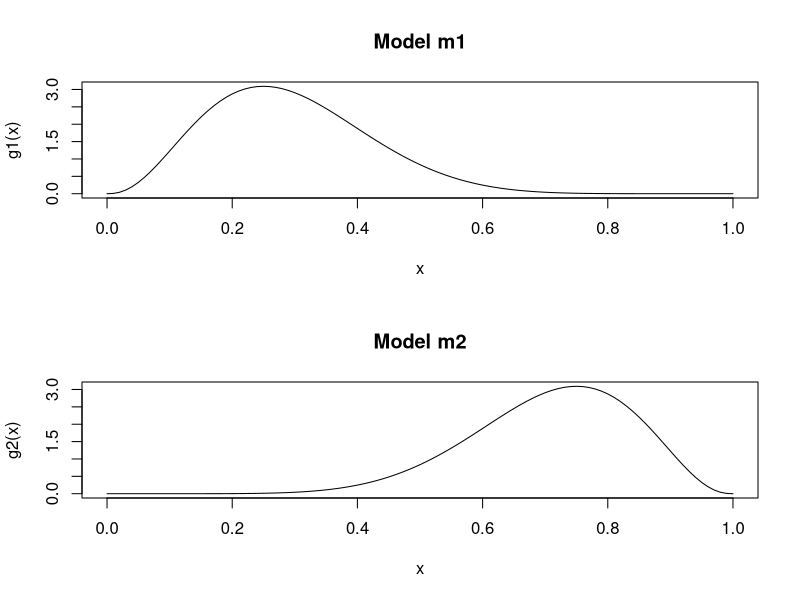
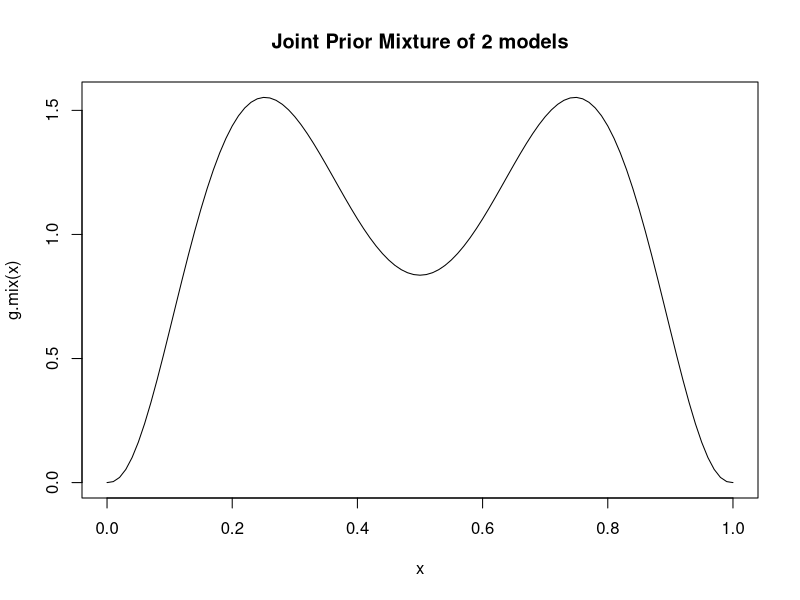
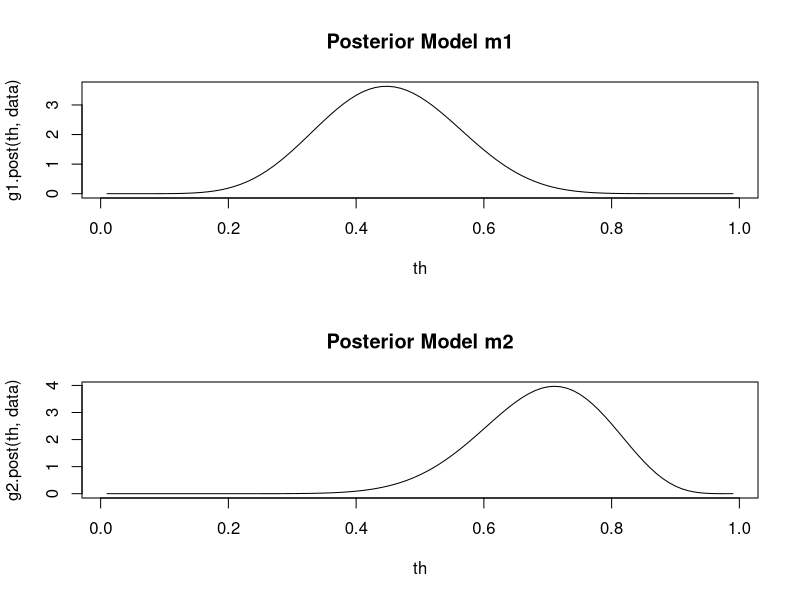
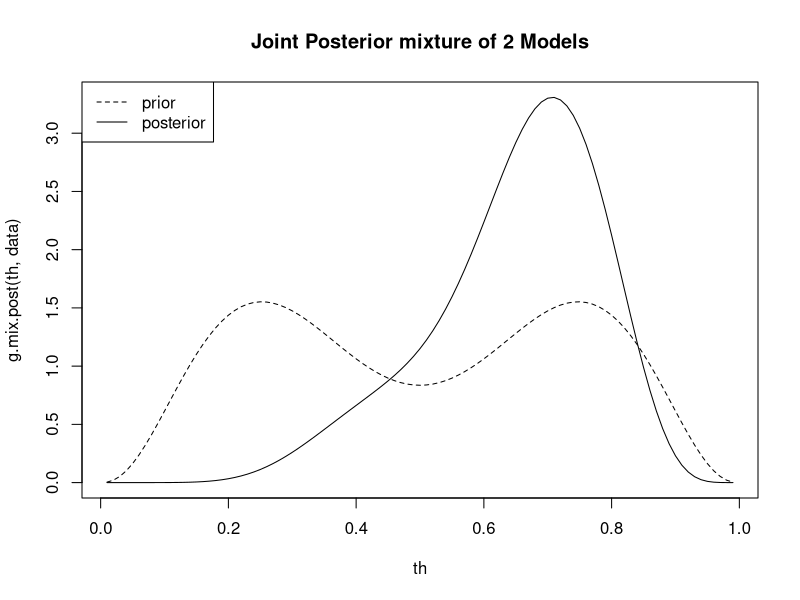
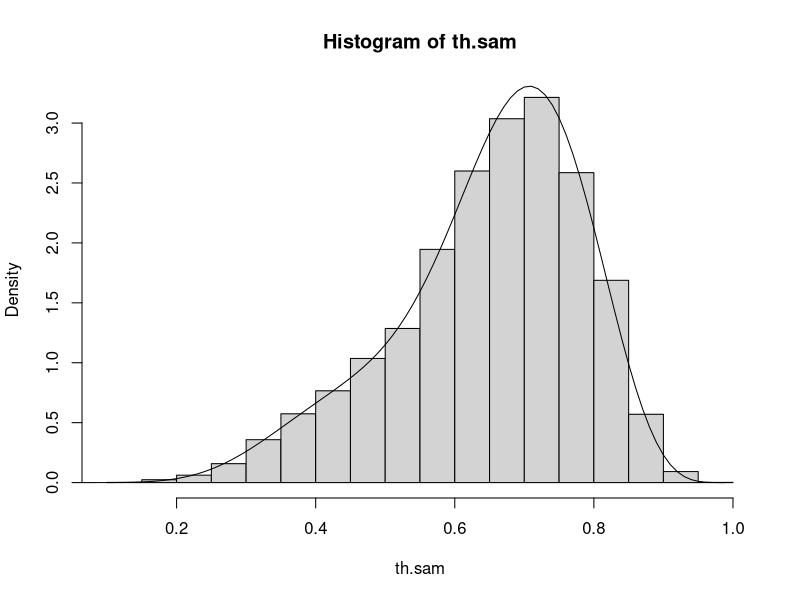

The R source for these figures, in order:
# File: betaMixtureCoinBias.R
# Auth: Umar Niazi,
# Date: 18/4/2017
# Desc:

### define two models that explain the data
## model m1
## it is a beta distribution with a weight on the left side
g1 = function(theta) dbeta(theta, 3.5, 8.5)

## model m2
## it is a beta distribution with a weight on the right side
g2 = function(theta) dbeta(theta, 8.5, 3.5)

## define an array that represents number of models in our parameter space
## each index has a prior weight/probability of being selected
## this can be thought of coming from a categorical distribution 
mix.prior = c(50, 50)
mix.prior = mix.prior/sum(mix.prior)

## define a joint prior space for these 2 models
## (mix.prior[1] AND g1) OR (mix.prior[2] AND g2)
g.mix = function(theta) mix.prior[1]*g1(theta) + mix.prior[2]*g2(theta)

## some plots to look at the shapes of the priors
p.old = par(mfrow=c(2,1))
curve(g1, 0, 1, main='Model m1')
curve(g2, 0, 1, main='Model m2')
par(p.old)
curve(g.mix, 0, 1, main='Joint Prior Mixture of 2 models')

## we flip a coin, perform a binary experiment 
## our prior beliefs are that the experiment tends to follow two extreme models
## we will either see more 1s or more 0s, depending on which model (m1 or m2) is 
## more representative of the data
data = c(success=6, fail=9-6)

## the posterior is proportional to Likelihood * Prior
## P(Data | Theta, Model) X P(Theta, Model)

## define the Likelihood function, both models share the same likelihood functional form
lik = function(data, theta) dbinom(data['success'], sum(data), theta)

## since this is a conjugate analysis, as prior is beta distributed and likelihood is binomial
## the posterior can be derived analytically 
## using a similar analogy as before when describing priors for each model
## we can define a posterior for each of the 2 models
g1.post = function(theta, data) dbeta(theta, 3.5+data['success'], 8.5+data['fail'])
g2.post = function(theta, data) dbeta(theta, 8.5+data['success'], 3.5+data['fail'])

## however in order to calculate a mixture probability, i.e. what is the probabilty
## each model m1 or m2 being selected from the categorical distribution after we 
## see the data i.e. posterior for m1 and m2
## integrate across the theta parameter for the selected model
## see page P-266-268 Equations 10.1 to 10.3, Doing Bayesian Data Analysis [REF]
## P(Data, Model[1]) = P(Data, Model[1])
## P(Model[1] | Data) X P(Data) = P(Data | Model[1]) X P(Model[1])
## P(Model[1] | Data) = P(Data | Model[1]) X P(Model[1]) / P(Data)
## where P(Data) can be expanded using summation across all models
## P(Data) = Sum for each Model P(Data, Model[i])
## P(Data) = Sum for each Model P(Data | Model[i]) X P(Model[i])

## we need to calculate a few things
## P(Data | Model[i])
## this is the prior predictive probability for the data given the selected model
## P(Data, Theta) = P(Data | Theta) X P(Theta)
## P(Data) = P(Data | Theta) X P(Theta) / P(Theta | Data)
## Prior predictive probability for Data = Likelihood X Prior / Posterior
## for model 1
data.prior.g1 = function(data, theta){
  ret = log(lik(data, theta)) + log(g1(theta)) - log(g1.post(theta, data))
  return(exp(ret))
}
## for model 2
data.prior.g2 = function(data, theta){
  ret = log(lik(data, theta)) + log(g2(theta)) - log(g2.post(theta, data))
  return(exp(ret))
}

## P(Data | Model) for each model should be the same for any value of theta
## you can use that as a sanity check
th = seq(0.01, 0.99, by=0.01)
data.g1 = mean(data.prior.g1(data, th))
data.g2 = mean(data.prior.g2(data, th))
## we have P(Data | Model[1]) - prior predictive probability of data for parameters in model 1
## P(Model[1]) - prior mixture probability for model 1
## P(Data | Model[2]); P(Model[2])
## P(Data) = (P(Data | Model[1]) X P(Model[1])) + (P(Data | Model[2]) X P(Model[2])
## we can calculate the posterior for Model 1
## P(Model[1] | Data) = P(Data | Model[1]) X P(Model[1]) / P(Data)
mix.post = data.g1 * mix.prior[1] / (data.g1 * mix.prior[1] + data.g2 * mix.prior[2])
mix.post = c(mix.post, 1-mix.post)

## Bayes factor for the ratios of posterior predictive distribution
## of the 2 models
## P(Data | Model[1]) / P(Data | Model[2])
BF = data.g1 / data.g2
## OR posterior odds for the models / prior odds for the 2 models
mix.post[1]/mix.post[2]/(mix.prior[1]/mix.prior[2])


## (mix.post[1] AND g1.post) OR (mix.post[2] AND g2.post)
g.mix.post = function(theta, data) mix.post[1]*g1.post(theta, data) + mix.post[2]*g2.post(theta, data)

## make some curves to look at the theta
par(mfrow=c(2,1))
# use the grid of thetas to draw the curves
th = seq(0.01, 0.99, by=0.01)
plot(th, g1.post(th, data), type='l', main='Posterior Model m1')
plot(th, g2.post(th, data), type='l', main='Posterior Model m2')
par(p.old)
plot(th, g.mix.post(th, data), type='l', main='Joint Posterior mixture of 2 Models')
lines(th, g.mix(th), lty=2)
legend('topleft', legend = c('prior', 'posterior'), lty=c(2, 1))

## approximate the posterior theta on the grid
p.th = g.mix.post(th, data)
p.th = p.th/sum(p.th)
th.sam = sample(th, 10000, replace = T, prob=p.th)
th.sam = th.sam + runif(10000, 0.01/2 * -1, 0.01/2)
summary(th.sam); sd(th.sam)

## plot the sample histogram and density together
hist(th.sam, prob=T)
lines(th, g.mix.post(th, data))

############################
## try approximating the BF using log posterior function
library(LearnBayes)
library(car)
logit.inv = function(p) {exp(p)/(exp(p)+1) }

mylogpost_m1 = function(theta, data){
  ## theta contains parameters we wish to track
  th = logit.inv(theta['theta'])
  suc = data['success']
  fail = data['fail']
  
  # define likelihood function
  lf = function(s, f, t) return(dbinom(s, s+f, t, log=T))
  
  # calculate log posterior
  val = lf(suc, fail, th) + dbeta(th, 3.5, 8.5, log = T)
  return(val)
}

mylogpost_m2 = function(theta, data){
  ## theta contains parameters we wish to track
  th = logit.inv(theta['theta'])
  suc = data['success']
  fail = data['fail']
  
  # define likelihood function
  lf = function(s, f, t) return(dbinom(s, s+f, t, log=T))
  
  # calculate log posterior
  val = lf(suc, fail, th) + dbeta(th, 8.5, 3.5, log = T) 
  return(val)
}

## choose starting values
start = c(theta=logit(0.5))
data = c(success=6, fail=3)

mylogpost_m1(start, data)
mylogpost_m2(start, data)

fit_m1 = laplace(mylogpost_m1, start, data)
fit_m2 = laplace(mylogpost_m2, start, data)

fit_m1
fit_m2

# values for theta for each model
logit.inv(fit_m1$mode)
logit.inv(fit_m2$mode)

# approximate posterior predictive distribution
exp(fit_m1$int)
exp(fit_m2$int)

BF2 = exp(fit_m1$int) / exp(fit_m2$int)

# posterior prob for the model 1
exp(fit_m1$int) * mix.prior[1] / (exp(fit_m1$int) * mix.prior[1] + exp(fit_m2$int) * mix.prior[2])
